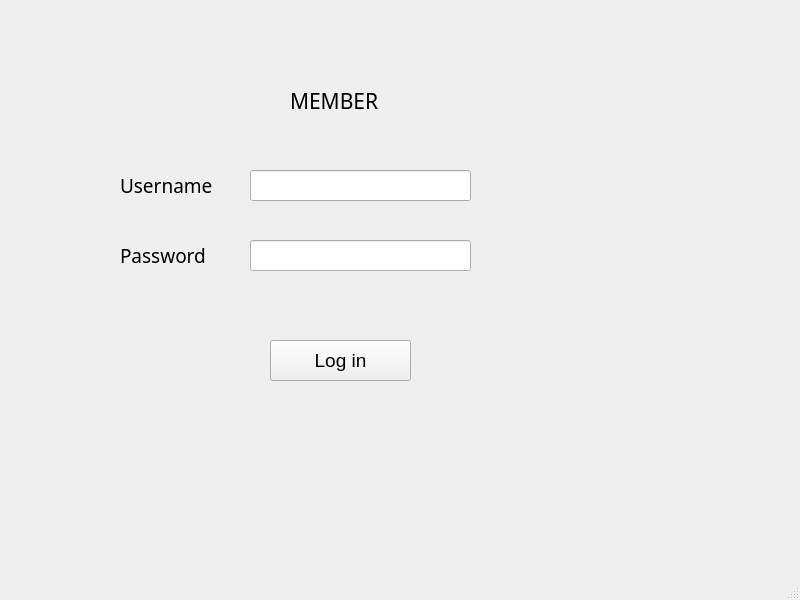
<?xml version="1.0" encoding="UTF-8"?>
<ui version="4.0">
 <class>MainWindow</class>
 <widget class="QMainWindow" name="MainWindow">
  <property name="geometry">
   <rect>
    <x>0</x>
    <y>0</y>
    <width>800</width>
    <height>600</height>
   </rect>
  </property>
  <property name="windowTitle">
   <string>MainWindow</string>
  </property>
  <widget class="QWidget" name="centralwidget">
   <widget class="QLineEdit" name="lineEdit">
    <property name="geometry">
     <rect>
      <x>250</x>
      <y>170</y>
      <width>221</width>
      <height>31</height>
     </rect>
    </property>
   </widget>
   <widget class="QLabel" name="label_2">
    <property name="geometry">
     <rect>
      <x>130</x>
      <y>230</y>
      <width>47</width>
      <height>16</height>
     </rect>
    </property>
    <property name="text">
     <string/>
    </property>
   </widget>
   <widget class="QLabel" name="label_3">
    <property name="geometry">
     <rect>
      <x>120</x>
      <y>240</y>
      <width>101</width>
      <height>31</height>
     </rect>
    </property>
    <property name="font">
     <font>
      <family>Microsoft PhagsPa</family>
      <pointsize>14</pointsize>
      <weight>50</weight>
      <bold>false</bold>
     </font>
    </property>
    <property name="text">
     <string>Password</string>
    </property>
   </widget>
   <widget class="QLabel" name="label">
    <property name="geometry">
     <rect>
      <x>120</x>
      <y>170</y>
      <width>121</width>
      <height>31</height>
     </rect>
    </property>
    <property name="font">
     <font>
      <family>Microsoft PhagsPa</family>
      <pointsize>14</pointsize>
      <weight>50</weight>
      <bold>false</bold>
     </font>
    </property>
    <property name="text">
     <string>Username</string>
    </property>
   </widget>
   <widget class="QLabel" name="label_4">
    <property name="geometry">
     <rect>
      <x>290</x>
      <y>80</y>
      <width>221</width>
      <height>41</height>
     </rect>
    </property>
    <property name="font">
     <font>
      <family>Rockwell</family>
      <pointsize>16</pointsize>
      <weight>50</weight>
      <bold>false</bold>
     </font>
    </property>
    <property name="text">
     <string>MEMBER</string>
    </property>
   </widget>
   <widget class="QPushButton" name="pushButton">
    <property name="geometry">
     <rect>
      <x>270</x>
      <y>340</y>
      <width>141</width>
      <height>41</height>
     </rect>
    </property>
    <property name="font">
     <font>
      <pointsize>14</pointsize>
      <weight>50</weight>
      <bold>false</bold>
     </font>
    </property>
    <property name="text">
     <string>Log in</string>
    </property>
   </widget>
   <widget class="QLineEdit" name="lineEdit_2">
    <property name="geometry">
     <rect>
      <x>250</x>
      <y>240</y>
      <width>221</width>
      <height>31</height>
     </rect>
    </property>
   </widget>
  </widget>
  <widget class="QMenuBar" name="menubar">
   <property name="geometry">
    <rect>
     <x>0</x>
     <y>0</y>
     <width>800</width>
     <height>21</height>
    </rect>
   </property>
  </widget>
  <widget class="QStatusBar" name="statusbar"/>
 </widget>
 <resources/>
 <connections/>
</ui>
